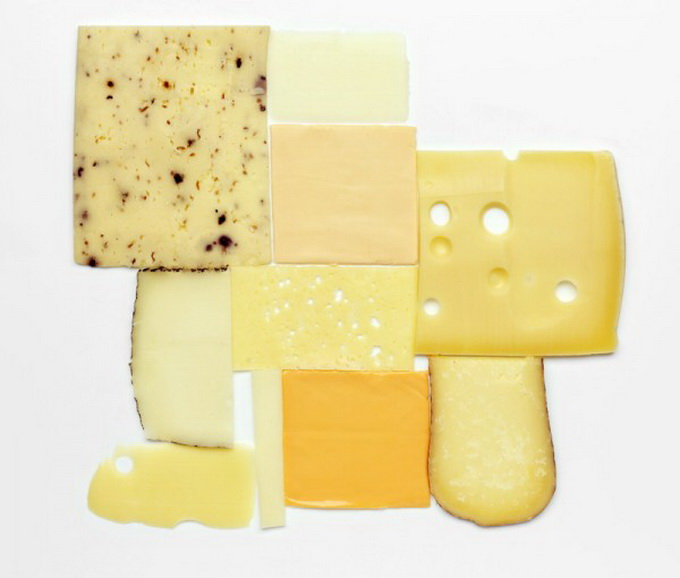
#> input picture img/linefood.jpg, 680 x 578 px, found by its file name
$ python houghlines.py
#> lines starting #> are read from the running program, lines starting #| are printed output that depends on the picture; after the words box and inside, x2 and y2 are one past the last pixel; in counts of white or black regions, pixels touching at a corner belong together
#import Libraries
import cv2
import sys
import numpy as np
from matplotlib import pyplot as plt
import matplotlib.image as mpimg
import math
##################################################

'''
This example illustrates how find lines in an image

Usage:
    houghlines.py [<image_name>]
    image argument defaults to board.jpg
'''


#Read from input
try:
	fn = sys.argv[1]
except IndexError:
        fn = "linefood.jpg"
##################################################


#Read image
img_original = mpimg.imread(fn,1)
#> img_original is the input picture: shape (578, 680, 3); mean R, G, B 236.3, 225.4, 182.6
img = mpimg.imread(fn,1)

#grascale it and find the edges with Canny algorithm
gray = cv2.cvtColor(img,cv2.COLOR_RGB2GRAY)
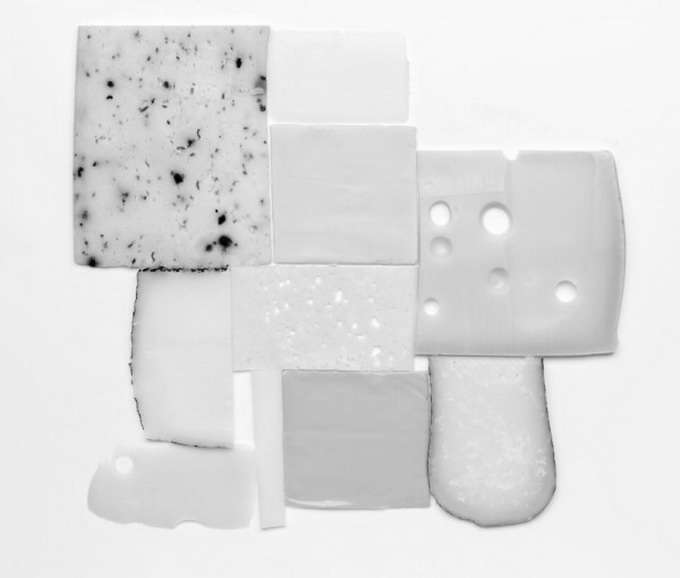
#> gray: shape (578, 680); min 0, max 255, mean 223.8
edges = cv2.Canny(gray,50,60,apertureSize = 3)
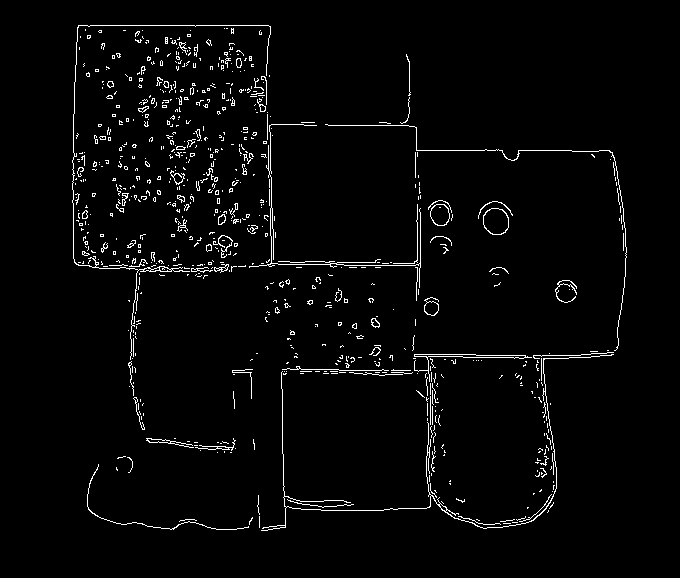
#> edges: shape (578, 680); 2.7% white in thin lines or dots, all inside (x1, y1, x2, y2) = (72, 25, 627, 531)
##################################################


#Find Lines with cv2.HoughLinesP function (probabilisticly)
minLineLength = 10
maxLineGap = 5
lines = cv2.HoughLinesP(edges, 1, np.pi/180, 40, minLineLength, maxLineGap)
#> lines = 197 rows, first 6: [90, 25, 194, 25], [518, 150, 571, 150], [591, 356, 599, 356], [344, 265, 415, 265], [99, 268, 119, 268], [476, 355, 525, 355]
a,b,c = lines.shape
#> a = 197; b = 1; c = 4
for i in range(a):
	cv2.line(img, (lines[i][0][0], lines[i][0][1]), (lines[i][0][2], lines[i][0][3]), (0, 0, 255), 3, cv2.LINE_AA)


#Find Lines with cv2.HoughLinesP function (explicitly)
lines = cv2.HoughLines(edges, 1, math.pi/180.0, 100)
#> lines = 28 rows, first 8: [25, 1.57], [150, 1.57], [265, 1.57], [270, 1.55], [274, 1.54], [-260, 3.09], [-262, 3.11], [73, 0]
a,b,c = lines.shape
#> a = 28; c = 2
for i in range(a):
    rho = lines[i][0][0]
    theta = lines[i][0][1]
    a = math.cos(theta)
    b = math.sin(theta)
    x0, y0 = a*rho, b*rho
    pt1 = ( int(x0+1000*(-b)), int(y0+1000*(a)) )
    pt2 = ( int(x0-1000*(-b)), int(y0-1000*(a)) )
    cv2.line(img, pt1, pt2, (0, 0, 255), 3, cv2.LINE_AA)
#> this loop made 28 passes
#> (rho, theta, a, b, x0, y0, pt1, pt2) on passes 1 to 10: (25, 1.57, -4.37e-08, 1, -1.09e-06, 25, (-1000, 24), (999, 25)), (150, 1.57, -4.37e-08, 1, -6.56e-06, 150, (-1000, 149), (999, 150)), (265, 1.57, -4.37e-08, 1, -1.16e-05, 265, (-1000, 264), (999, 265)), (270, 1.55, 0.0175, 1, 4.71, 270, (-995, 287), (1004, 252)), (274, 1.54, 0.0349, 0.999, 9.56, 273.8, (-989, 308), (1008, 238)), (-260, 3.09, -0.999, 0.0523, 259.6, -13.61, (207, -1012), (311, 985)), (-262, 3.11, -0.999, 0.0349, 261.8, -9.14, (226, -1008), (296, 990)), (73, 0, 1, 0, 73, 0, (73, 1000), (73, -1000)), (-258, 3.09, -0.999, 0.0523, 257.6, -13.5, (205, -1012), (309, 985)), (355, 1.57, -4.37e-08, 1, -1.55e-05, 355, (-1000, 354), (999, 355))
##################################################


#test code
#cv2.imshow('houghlines3.jpg',edges)
#cv2.waitKey(0)
#cv2.imshow('houghlines3.jpg',img)
#cv2.waitKey(0)
##################################################


#organize the plots
plt.subplot(131), plt.imshow(img_original)
plt.title('Original Image'), plt.xticks([]), plt.yticks([])
plt.subplot(132), plt.imshow(edges,cmap = 'gray')
plt.title('Canny Edges Feature Extraction'), plt.xticks([]), plt.yticks([])
plt.subplot(133), plt.imshow(img)
plt.title('Hough Line Feature Extraction'), plt.xticks([]), plt.yticks([])
plt.show()
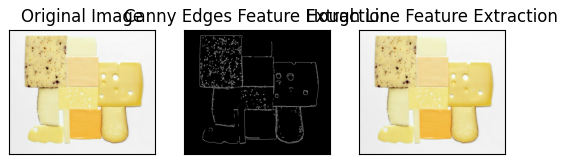
#> figure drawn by matplotlib, 3 panels
##################################################

$ run again, with img/blox.jpg copied over img/linefood.jpg
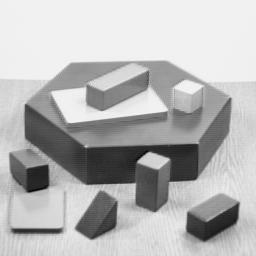
#> input picture img/blox.jpg, 256 x 256 px, found by its file name
#> img_original is the input picture: shape (256, 256, 3); min 0, max 252, mean 182.8
#> `edges = cv2.Canny(gray,50,60,apertureSize = 3)`:
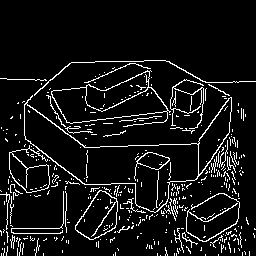
#> edges: shape (256, 256); 8.1% white in thin lines or dots, all inside (x1, y1, x2, y2) = (0, 60, 256, 256)
#> `lines = cv2.HoughLinesP(edges, 1, np.pi/180, 40, minLineLength, maxLin..`: lines = 74 rows, first 6: [84, 147, 99, 147], [131, 145, 187, 144], [68, 171, 85, 184], [25, 138, 69, 173], [126, 120, 136, 119], [13, 233, 60, 233]
#> `lines = cv2.HoughLines(edges, 1, math.pi/180.0, 100)`: lines = [[150, 1.54]]
#> the loop `for i in range(a):` made 1 pass
#> (rho, theta, a, b, x0, y0, pt1, pt2) on pass 1: (150, 1.54, 0.0349, 0.999, 5.23, 149.9, (-994, 184), (1004, 115))
#> `plt.show()`:
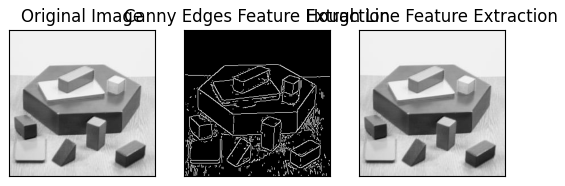
#> figure drawn by matplotlib, 3 panels
